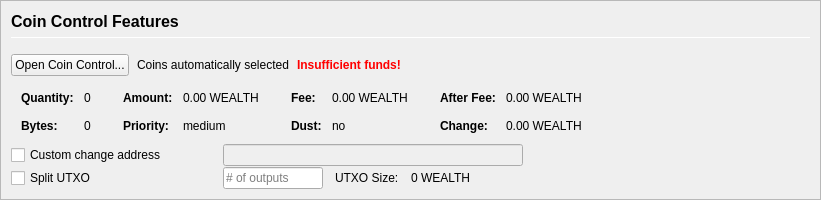
         <widget class="QFrame" name="frameCoinControl">
          <property name="sizePolicy">
           <sizepolicy hsizetype="Expanding" vsizetype="Expanding">
            <horstretch>0</horstretch>
            <verstretch>0</verstretch>
           </sizepolicy>
          </property>
          <property name="maximumSize">
           <size>
            <width>16777215</width>
            <height>16777215</height>
           </size>
          </property>
          <property name="frameShape">
           <enum>QFrame::StyledPanel</enum>
          </property>
          <property name="frameShadow">
           <enum>QFrame::Sunken</enum>
          </property>
          <layout class="QVBoxLayout" name="verticalLayoutCoinControl2">
           <property name="spacing">
            <number>0</number>
           </property>
           <property name="leftMargin">
            <number>0</number>
           </property>
           <property name="topMargin">
            <number>0</number>
           </property>
           <property name="rightMargin">
            <number>0</number>
           </property>
           <property name="bottomMargin">
            <number>0</number>
           </property>
           <item>
            <widget class="QFrame" name="frameCoinControl_BG">
             <layout class="QVBoxLayout" name="verticalLayoutCoinControl" stretch="0,0,0,0,0,0">
              <property name="spacing">
               <number>1</number>
              </property>
              <property name="leftMargin">
               <number>10</number>
              </property>
              <property name="topMargin">
               <number>10</number>
              </property>
              <item>
               <layout class="QHBoxLayout" name="horizontalLayoutCoinControl1">
                <property name="bottomMargin">
                 <number>15</number>
                </property>
                <item>
                 <layout class="QVBoxLayout" name="verticalLayout_3">
                  <property name="spacing">
                   <number>6</number>
                  </property>
                  <item>
                   <widget class="QLabel" name="labelCoinControlFeatures">
                    <property name="sizePolicy">
                     <sizepolicy hsizetype="Preferred" vsizetype="Maximum">
                      <horstretch>0</horstretch>
                      <verstretch>0</verstretch>
                     </sizepolicy>
                    </property>
                    <property name="minimumSize">
                     <size>
                      <width>0</width>
                      <height>20</height>
                     </size>
                    </property>
                    <property name="font">
                     <font>
                      <pointsize>12</pointsize>
                      <weight>75</weight>
                      <bold>true</bold>
                     </font>
                    </property>
                    <property name="styleSheet">
                     <string notr="true">font-weight:bold;</string>
                    </property>
                    <property name="text">
                     <string>Coin Control Features</string>
                    </property>
                   </widget>
                  </item>
                  <item>
                   <widget class="Line" name="line">
                    <property name="minimumSize">
                     <size>
                      <width>0</width>
                      <height>1</height>
                     </size>
                    </property>
                    <property name="maximumSize">
                     <size>
                      <width>16777215</width>
                      <height>1</height>
                     </size>
                    </property>
                    <property name="orientation">
                     <enum>Qt::Horizontal</enum>
                    </property>
                   </widget>
                  </item>
                 </layout>
                </item>
               </layout>
              </item>
              <item>
               <layout class="QHBoxLayout" name="horizontalLayoutCoinControl2" stretch="0,0,0,0">
                <property name="spacing">
                 <number>8</number>
                </property>
                <property name="bottomMargin">
                 <number>10</number>
                </property>
                <item>
                 <widget class="QPushButton" name="pushButtonCoinControl">
                  <property name="styleSheet">
                   <string notr="true"/>
                  </property>
                  <property name="text">
                   <string>Open Coin Control...</string>
                  </property>
                  <property name="autoDefault">
                   <bool>false</bool>
                  </property>
                 </widget>
                </item>
                <item>
                 <widget class="QLabel" name="labelCoinControlAutomaticallySelected">
                  <property name="text">
                   <string>Coins automatically selected</string>
                  </property>
                  <property name="margin">
                   <number>5</number>
                  </property>
                 </widget>
                </item>
                <item>
                 <widget class="QLabel" name="labelCoinControlInsuffFunds">
                  <property name="font">
                   <font>
                    <weight>75</weight>
                    <bold>true</bold>
                   </font>
                  </property>
                  <property name="styleSheet">
                   <string notr="true">color:red;font-weight:bold;</string>
                  </property>
                  <property name="text">
                   <string>Insufficient funds!</string>
                  </property>
                  <property name="margin">
                   <number>5</number>
                  </property>
                 </widget>
                </item>
                <item>
                 <spacer name="horizontalSpacerCoinControl">
                  <property name="orientation">
                   <enum>Qt::Horizontal</enum>
                  </property>
                  <property name="sizeHint" stdset="0">
                   <size>
                    <width>40</width>
                    <height>1</height>
                   </size>
                  </property>
                 </spacer>
                </item>
               </layout>
              </item>
              <item>
               <widget class="QWidget" name="widgetCoinControl" native="true">
                <property name="sizePolicy">
                 <sizepolicy hsizetype="Preferred" vsizetype="Preferred">
                  <horstretch>0</horstretch>
                  <verstretch>0</verstretch>
                 </sizepolicy>
                </property>
                <property name="minimumSize">
                 <size>
                  <width>0</width>
                  <height>0</height>
                 </size>
                </property>
                <property name="styleSheet">
                 <string notr="true"/>
                </property>
                <layout class="QHBoxLayout" name="horizontalLayoutCoinControl5">
                 <property name="leftMargin">
                  <number>0</number>
                 </property>
                 <property name="topMargin">
                  <number>0</number>
                 </property>
                 <property name="rightMargin">
                  <number>0</number>
                 </property>
                 <property name="bottomMargin">
                  <number>0</number>
                 </property>
                 <item>
                  <layout class="QHBoxLayout" name="horizontalLayoutCoinControl3" stretch="0,0,0,1">
                   <property name="spacing">
                    <number>20</number>
                   </property>
                   <property name="topMargin">
                    <number>0</number>
                   </property>
                   <property name="bottomMargin">
                    <number>10</number>
                   </property>
                   <item>
                    <layout class="QFormLayout" name="formLayoutCoinControl1">
                     <property name="horizontalSpacing">
                      <number>10</number>
                     </property>
                     <property name="verticalSpacing">
                      <number>14</number>
                     </property>
                     <property name="leftMargin">
                      <number>10</number>
                     </property>
                     <property name="topMargin">
                      <number>4</number>
                     </property>
                     <property name="rightMargin">
                      <number>6</number>
                     </property>
                     <item row="0" column="0">
                      <widget class="QLabel" name="labelCoinControlQuantityText">
                       <property name="font">
                        <font>
                         <weight>75</weight>
                         <bold>true</bold>
                        </font>
                       </property>
                       <property name="text">
                        <string>Quantity:</string>
                       </property>
                       <property name="margin">
                        <number>0</number>
                       </property>
                      </widget>
                     </item>
                     <item row="0" column="1">
                      <widget class="QLabel" name="labelCoinControlQuantity">
                       <property name="cursor">
                        <cursorShape>IBeamCursor</cursorShape>
                       </property>
                       <property name="contextMenuPolicy">
                        <enum>Qt::ActionsContextMenu</enum>
                       </property>
                       <property name="text">
                        <string notr="true">0</string>
                       </property>
                       <property name="margin">
                        <number>0</number>
                       </property>
                       <property name="textInteractionFlags">
                        <set>Qt::LinksAccessibleByMouse|Qt::TextSelectableByKeyboard|Qt::TextSelectableByMouse</set>
                       </property>
                      </widget>
                     </item>
                     <item row="1" column="0">
                      <widget class="QLabel" name="labelCoinControlBytesText">
                       <property name="font">
                        <font>
                         <weight>75</weight>
                         <bold>true</bold>
                        </font>
                       </property>
                       <property name="text">
                        <string>Bytes:</string>
                       </property>
                      </widget>
                     </item>
                     <item row="1" column="1">
                      <widget class="QLabel" name="labelCoinControlBytes">
                       <property name="cursor">
                        <cursorShape>IBeamCursor</cursorShape>
                       </property>
                       <property name="contextMenuPolicy">
                        <enum>Qt::ActionsContextMenu</enum>
                       </property>
                       <property name="text">
                        <string notr="true">0</string>
                       </property>
                       <property name="textInteractionFlags">
                        <set>Qt::LinksAccessibleByMouse|Qt::TextSelectableByKeyboard|Qt::TextSelectableByMouse</set>
                       </property>
                      </widget>
                     </item>
                    </layout>
                   </item>
                   <item>
                    <layout class="QFormLayout" name="formLayoutCoinControl2">
                     <property name="horizontalSpacing">
                      <number>10</number>
                     </property>
                     <property name="verticalSpacing">
                      <number>14</number>
                     </property>
                     <property name="leftMargin">
                      <number>6</number>
                     </property>
                     <property name="topMargin">
                      <number>4</number>
                     </property>
                     <property name="rightMargin">
                      <number>6</number>
                     </property>
                     <item row="0" column="0">
                      <widget class="QLabel" name="labelCoinControlAmountText">
                       <property name="font">
                        <font>
                         <weight>75</weight>
                         <bold>true</bold>
                        </font>
                       </property>
                       <property name="text">
                        <string>Amount:</string>
                       </property>
                       <property name="margin">
                        <number>0</number>
                       </property>
                      </widget>
                     </item>
                     <item row="0" column="1">
                      <widget class="QLabel" name="labelCoinControlAmount">
                       <property name="cursor">
                        <cursorShape>IBeamCursor</cursorShape>
                       </property>
                       <property name="contextMenuPolicy">
                        <enum>Qt::ActionsContextMenu</enum>
                       </property>
                       <property name="text">
                        <string notr="true">0.00 WEALTH</string>
                       </property>
                       <property name="textInteractionFlags">
                        <set>Qt::LinksAccessibleByMouse|Qt::TextSelectableByKeyboard|Qt::TextSelectableByMouse</set>
                       </property>
                      </widget>
                     </item>
                     <item row="1" column="0">
                      <widget class="QLabel" name="labelCoinControlPriorityText">
                       <property name="font">
                        <font>
                         <weight>75</weight>
                         <bold>true</bold>
                        </font>
                       </property>
                       <property name="text">
                        <string>Priority:</string>
                       </property>
                      </widget>
                     </item>
                     <item row="1" column="1">
                      <widget class="QLabel" name="labelCoinControlPriority">
                       <property name="cursor">
                        <cursorShape>IBeamCursor</cursorShape>
                       </property>
                       <property name="contextMenuPolicy">
                        <enum>Qt::ActionsContextMenu</enum>
                       </property>
                       <property name="text">
                        <string>medium</string>
                       </property>
                       <property name="textInteractionFlags">
                        <set>Qt::LinksAccessibleByMouse|Qt::TextSelectableByKeyboard|Qt::TextSelectableByMouse</set>
                       </property>
                      </widget>
                     </item>
                    </layout>
                   </item>
                   <item>
                    <layout class="QFormLayout" name="formLayoutCoinControl3">
                     <property name="horizontalSpacing">
                      <number>10</number>
                     </property>
                     <property name="verticalSpacing">
                      <number>14</number>
                     </property>
                     <property name="leftMargin">
                      <number>6</number>
                     </property>
                     <property name="topMargin">
                      <number>4</number>
                     </property>
                     <property name="rightMargin">
                      <number>6</number>
                     </property>
                     <item row="0" column="0">
                      <widget class="QLabel" name="labelCoinControlFeeText">
                       <property name="font">
                        <font>
                         <weight>75</weight>
                         <bold>true</bold>
                        </font>
                       </property>
                       <property name="text">
                        <string>Fee:</string>
                       </property>
                       <property name="margin">
                        <number>0</number>
                       </property>
                      </widget>
                     </item>
                     <item row="0" column="1">
                      <widget class="QLabel" name="labelCoinControlFee">
                       <property name="cursor">
                        <cursorShape>IBeamCursor</cursorShape>
                       </property>
                       <property name="contextMenuPolicy">
                        <enum>Qt::ActionsContextMenu</enum>
                       </property>
                       <property name="text">
                        <string notr="true">0.00 WEALTH</string>
                       </property>
                       <property name="textInteractionFlags">
                        <set>Qt::LinksAccessibleByMouse|Qt::TextSelectableByKeyboard|Qt::TextSelectableByMouse</set>
                       </property>
                      </widget>
                     </item>
                     <item row="1" column="0">
                      <widget class="QLabel" name="labelCoinControlLowOutputText">
                       <property name="font">
                        <font>
                         <weight>75</weight>
                         <bold>true</bold>
                        </font>
                       </property>
                       <property name="text">
                        <string>Dust:</string>
                       </property>
                      </widget>
                     </item>
                     <item row="1" column="1">
                      <widget class="QLabel" name="labelCoinControlLowOutput">
                       <property name="cursor">
                        <cursorShape>IBeamCursor</cursorShape>
                       </property>
                       <property name="contextMenuPolicy">
                        <enum>Qt::ActionsContextMenu</enum>
                       </property>
                       <property name="text">
                        <string>no</string>
                       </property>
                       <property name="textInteractionFlags">
                        <set>Qt::LinksAccessibleByMouse|Qt::TextSelectableByKeyboard|Qt::TextSelectableByMouse</set>
                       </property>
                      </widget>
                     </item>
                    </layout>
                   </item>
                   <item>
                    <layout class="QFormLayout" name="formLayoutCoinControl4">
                     <property name="horizontalSpacing">
                      <number>10</number>
                     </property>
                     <property name="verticalSpacing">
                      <number>14</number>
                     </property>
                     <property name="leftMargin">
                      <number>6</number>
                     </property>
                     <property name="topMargin">
                      <number>4</number>
                     </property>
                     <property name="rightMargin">
                      <number>6</number>
                     </property>
                     <item row="0" column="0">
                      <widget class="QLabel" name="labelCoinControlAfterFeeText">
                       <property name="font">
                        <font>
                         <weight>75</weight>
                         <bold>true</bold>
                        </font>
                       </property>
                       <property name="text">
                        <string>After Fee:</string>
                       </property>
                       <property name="margin">
                        <number>0</number>
                       </property>
                      </widget>
                     </item>
                     <item row="0" column="1">
                      <widget class="QLabel" name="labelCoinControlAfterFee">
                       <property name="cursor">
                        <cursorShape>IBeamCursor</cursorShape>
                       </property>
                       <property name="contextMenuPolicy">
                        <enum>Qt::ActionsContextMenu</enum>
                       </property>
                       <property name="text">
                        <string notr="true">0.00 WEALTH</string>
                       </property>
                       <property name="textInteractionFlags">
                        <set>Qt::LinksAccessibleByMouse|Qt::TextSelectableByKeyboard|Qt::TextSelectableByMouse</set>
                       </property>
                      </widget>
                     </item>
                     <item row="1" column="0">
                      <widget class="QLabel" name="labelCoinControlChangeText">
                       <property name="font">
                        <font>
                         <weight>75</weight>
                         <bold>true</bold>
                        </font>
                       </property>
                       <property name="text">
                        <string>Change:</string>
                       </property>
                      </widget>
                     </item>
                     <item row="1" column="1">
                      <widget class="QLabel" name="labelCoinControlChange">
                       <property name="cursor">
                        <cursorShape>IBeamCursor</cursorShape>
                       </property>
                       <property name="contextMenuPolicy">
                        <enum>Qt::ActionsContextMenu</enum>
                       </property>
                       <property name="text">
                        <string notr="true">0.00 WEALTH</string>
                       </property>
                       <property name="textInteractionFlags">
                        <set>Qt::LinksAccessibleByMouse|Qt::TextSelectableByKeyboard|Qt::TextSelectableByMouse</set>
                       </property>
                      </widget>
                     </item>
                    </layout>
                   </item>
                  </layout>
                 </item>
                </layout>
               </widget>
              </item>
              <item>
               <layout class="QHBoxLayout" name="horizontalLayoutCoinControl4">
                <property name="spacing">
                 <number>12</number>
                </property>
                <property name="sizeConstraint">
                 <enum>QLayout::SetDefaultConstraint</enum>
                </property>
                <property name="topMargin">
                 <number>0</number>
                </property>
                <property name="rightMargin">
                 <number>0</number>
                </property>
                <item>
                 <widget class="QCheckBox" name="checkBoxCoinControlChange">
                  <property name="sizePolicy">
                   <sizepolicy hsizetype="Preferred" vsizetype="Preferred">
                    <horstretch>0</horstretch>
                    <verstretch>0</verstretch>
                   </sizepolicy>
                  </property>
                  <property name="minimumSize">
                   <size>
                    <width>200</width>
                    <height>0</height>
                   </size>
                  </property>
                  <property name="maximumSize">
                   <size>
                    <width>200</width>
                    <height>16777215</height>
                   </size>
                  </property>
                  <property name="toolTip">
                   <string>If this is activated, but the change address is empty or invalid, change will be sent to a newly generated address.</string>
                  </property>
                  <property name="text">
                   <string>Custom change address</string>
                  </property>
                 </widget>
                </item>
                <item>
                 <widget class="QValidatedLineEdit" name="lineEditCoinControlChange">
                  <property name="enabled">
                   <bool>false</bool>
                  </property>
                  <property name="sizePolicy">
                   <sizepolicy hsizetype="Preferred" vsizetype="Preferred">
                    <horstretch>0</horstretch>
                    <verstretch>0</verstretch>
                   </sizepolicy>
                  </property>
                  <property name="minimumSize">
                   <size>
                    <width>300</width>
                    <height>0</height>
                   </size>
                  </property>
                 </widget>
                </item>
                <item>
                 <widget class="QLabel" name="labelCoinControlChangeLabel">
                  <property name="sizePolicy">
                   <sizepolicy hsizetype="Preferred" vsizetype="Preferred">
                    <horstretch>0</horstretch>
                    <verstretch>0</verstretch>
                   </sizepolicy>
                  </property>
                  <property name="minimumSize">
                   <size>
                    <width>100</width>
                    <height>0</height>
                   </size>
                  </property>
                  <property name="text">
                   <string/>
                  </property>
                  <property name="margin">
                   <number>3</number>
                  </property>
                 </widget>
                </item>
               </layout>
              </item>
              <item>
               <layout class="QHBoxLayout" name="horizontalLayoutCoinControl6">
                <property name="spacing">
                 <number>12</number>
                </property>
                <property name="rightMargin">
                 <number>0</number>
                </property>
                <item>
                 <widget class="QCheckBox" name="splitBlockCheckBox">
                  <property name="sizePolicy">
                   <sizepolicy hsizetype="Preferred" vsizetype="Preferred">
                    <horstretch>0</horstretch>
                    <verstretch>0</verstretch>
                   </sizepolicy>
                  </property>
                  <property name="minimumSize">
                   <size>
                    <width>200</width>
                    <height>0</height>
                   </size>
                  </property>
                  <property name="maximumSize">
                   <size>
                    <width>200</width>
                    <height>16777215</height>
                   </size>
                  </property>
                  <property name="text">
                   <string>Split UTXO</string>
                  </property>
                 </widget>
                </item>
                <item>
                 <widget class="QLineEdit" name="splitBlockLineEdit">
                  <property name="sizePolicy">
                   <sizepolicy hsizetype="Preferred" vsizetype="Preferred">
                    <horstretch>50</horstretch>
                    <verstretch>0</verstretch>
                   </sizepolicy>
                  </property>
                  <property name="minimumSize">
                   <size>
                    <width>100</width>
                    <height>0</height>
                   </size>
                  </property>
                  <property name="maximumSize">
                   <size>
                    <width>100</width>
                    <height>16777215</height>
                   </size>
                  </property>
                  <property name="placeholderText">
                   <string># of outputs</string>
                  </property>
                 </widget>
                </item>
                <item>
                 <widget class="QLabel" name="labelBlockSizeText">
                  <property name="text">
                   <string>UTXO Size:</string>
                  </property>
                 </widget>
                </item>
                <item>
                 <widget class="QLabel" name="labelBlockSize">
                  <property name="text">
                   <string>0 WEALTH</string>
                  </property>
                 </widget>
                </item>
                <item>
                 <spacer name="horizontalSpacer_7">
                  <property name="orientation">
                   <enum>Qt::Horizontal</enum>
                  </property>
                  <property name="sizeHint" stdset="0">
                   <size>
                    <width>40</width>
                    <height>20</height>
                   </size>
                  </property>
                 </spacer>
                </item>
               </layout>
              </item>
              <item>
               <spacer name="verticalSpacerCoinControl">
                <property name="orientation">
                 <enum>Qt::Vertical</enum>
                </property>
                <property name="sizeHint" stdset="0">
                 <size>
                  <width>800</width>
                  <height>1</height>
                 </size>
                </property>
               </spacer>
              </item>
             </layout>
            </widget>
           </item>
          </layout>
         </widget>
